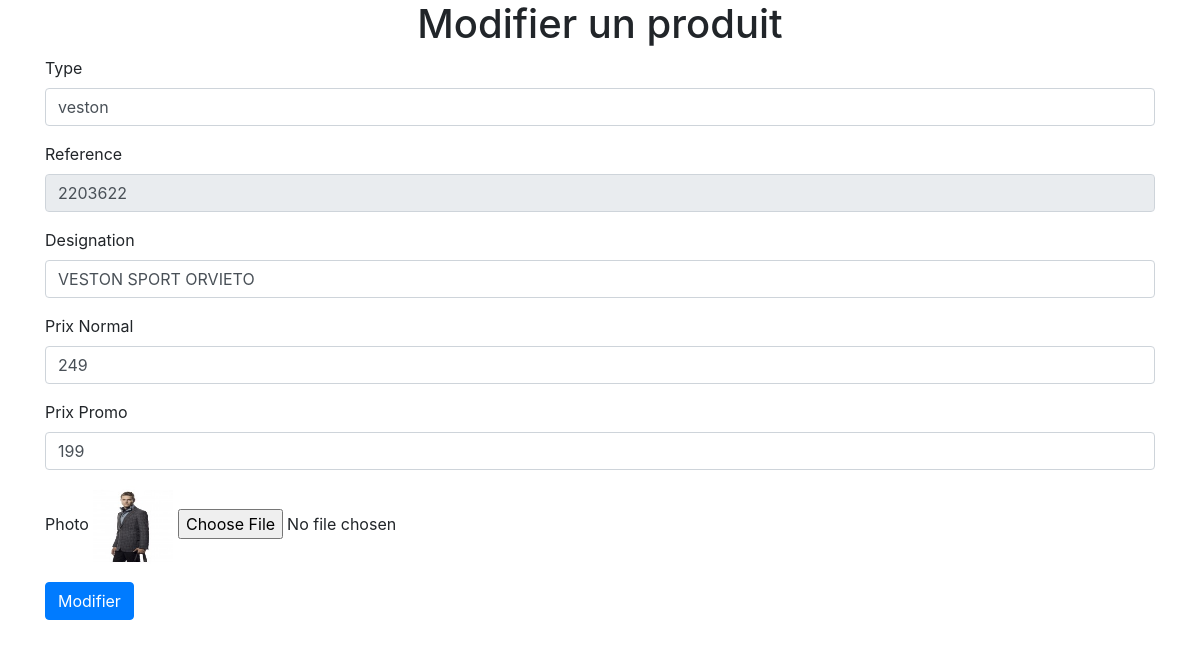
The page /SOURCE_CODE/ecom/admin/editprd.php?ref=2203622 (signed in) on the database its author committed.
### tables this page shows
CREATE TABLE `produits` (
  `type` varchar(32) NOT NULL,
  `reference` varchar(32) NOT NULL,
  `designation` varchar(128) NOT NULL,
  `prixnormal` decimal(10,0) NOT NULL,
  `prixpromo` decimal(10,0) NOT NULL,
  `photo` varchar(32) NOT NULL
);

### SOURCE_CODE/ecom/admin/editprd.php (the view, shortened to what this page needs)
<?php
include("../config.php");
$ref = $_GET['ref'];
$sql = $conn->prepare("SELECT * FROM produits WHERE reference = :ref");
$sql->execute(['ref' => $ref]);
$prdrow = $sql->fetch(PDO::FETCH_ASSOC);
?>
<!DOCTYPE html>
<html lang="en">
<head>
    <link rel="stylesheet" href="../node_modules/bootstrap/dist/css/bootstrap.min.css">
</head>
<body>
<h1><center>Modifier un produit</center></h1>
<div class="container">
    <form action="#" method="POST" enctype="multipart/form-data">
    <div class="form-group">
        <label for="type">Type</label>
        <input type="text" class="form-control" name="type" id="type" placeholder="Enter le type" value="<?= $prdrow['type']?>" required>
    </div>
    <div class="form-group">
        <label for="reference">Reference</label>
        <input type="text" class="form-control" name="reference" id="reference" placeholder="Enter la reference" value="<?= $prdrow['reference']?>" disabled>
    </div>
    <div class="form-group">
        <label for="designation">Designation</label>
        <input type="text" class="form-control" name="designation" id="designation" placeholder="Enter la desination" value="<?= $prdrow['designation']?>" required>
    </div>
    <div class="form-group">
        <label for="prixnormal">Prix Normal</label>
        <input type="text" class="form-control" name="prixnormal" id="prixnormal" placeholder="Enter le prix normal" value="<?= $prdrow['prixnormal']?>" required>
    </div>
    <div class="form-group">
        <label for="prixpromo">Prix Promo</label>
        <input type="text" class="form-control" name="prixpromo" id="prixpromo" placeholder="Enter le prix promo" value="<?= $prdrow['prixpromo']?>" required>
    </div>
    <div class="form-group">
    <label for="photo">Photo</label>
    <img src="../images/<?= $prdrow['type'] ?>/<?= $prdrow['photo'] ?>" width="80" height="80"/>
    <input type="file" name="photo" id="photo">
    </div>
    <button type="submit" name="modifier" class="btn btn-primary">Modifier</button>
    </form>
</div>
</body>
</html>

### rows shown on the page
produits: type "veston", reference "2203622", designation "VESTON SPORT ORVIETO", prixnormal "249", prixpromo "199", type+photo (picture)
